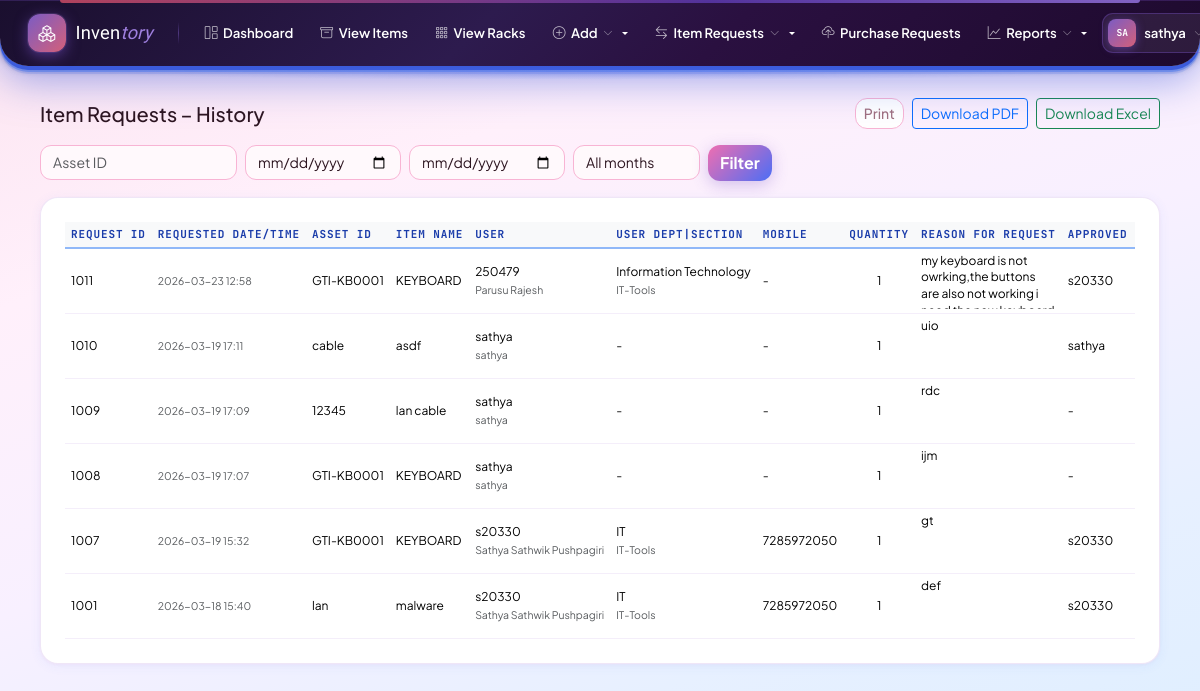
The app's page /item-requests/history/ (signed in) with its own data.
### inventory/models.py (models this page shows, shortened)
class User(AbstractUser):
    REQUIRED_FIELDS = ['email']
    stage = models.PositiveSmallIntegerField(default=1)
    full_name = models.CharField(max_length=200, blank=True, default='')
    mobile_number = models.CharField(max_length=30, blank=True, default='')
    category = models.CharField(
        max_length=50,
        blank=True,
        null=True
    )
    admin_section = models.CharField(
        max_length=100,
        blank=True,
        null=True
    )
    admin_department = models.CharField(
        max_length=100,
        blank=True,
        null=True
    )
    department = models.CharField(
        max_length=100,
        blank=True,
        null=True
    )
    section = models.CharField(
        max_length=100,
        blank=True,
        null=True
    )
    is_active = models.BooleanField(
        default=True,
        help_text='Designates whether this user should be treated as active.'
    )
    def is_stage1(self):
        return self.is_superuser or self.stage == 1
    def can_edit(self):
        return self.is_stage1() or self.is_stage2()
    def can_approve_issue_requests(self):
        return self.is_stage1() or self.is_stage2()
    def can_request_issue(self):
        return True  # all stages allowed
    def can_issue_items(self):
        return self.is_stage1() or self.is_stage2()
    def can_manage_users(self):
        return self.is_stage1()
    def allowed_categories(self):
        if self.is_stage1() or self.is_stage2():
            return [choice[0] for choice in CATEGORY_CHOICES]
        return []  # Stage 3 has no category access
    class Meta:
        verbose_name = 'User'
        verbose_name_plural = 'Users'

class IssueRequest(models.Model):
    STATUS_PENDING = 'pending'
    STATUS_APPROVED = 'approved'
    STATUS_REJECTED = 'rejected'
    STATUS_ISSUED = 'issued'
    STATUS_CONFIRMED = 'confirmed'
    STATUS_CHOICES = [
        (STATUS_PENDING, 'Pending'),
        (STATUS_APPROVED, 'Approved'),
        (STATUS_REJECTED, 'Rejected'),
        (STATUS_ISSUED, 'Issued'),
        (STATUS_CONFIRMED, 'Confirmed'),
    ]
    request_id = models.PositiveIntegerField(unique=True, null=True, blank=True, db_index=True)
    product = models.ForeignKey(Product, on_delete=models.CASCADE, related_name='issue_requests')
    requested_by = models.ForeignKey(User, on_delete=models.CASCADE, related_name='issue_requests_made')
    requested_by_full_name = models.CharField(max_length=200, blank=True, default='')
    requested_by_mobile = models.CharField(max_length=30, blank=True, default='')
    requested_by_department = models.CharField(
        max_length=20,
        choices=DEPARTMENT_CHOICES,
        blank=True,
        null=True,
        help_text='Department of the user who made this request'
    )
    requested_by_section = models.CharField(
        max_length=50,
        choices=ADMIN_SECTION_CHOICES,
        blank=True,
        null=True,
        help_text='Section of the user who made this request'
    )
    quantity = models.PositiveIntegerField(default=1)
    request_reason = models.TextField(blank=True, default='')
    attachment = models.FileField(upload_to='issue_request_files/', null=True, blank=True)
    application_form = models.ForeignKey(
        'PeripheralApplication',
        on_delete=models.SET_NULL,
        null=True,
        blank=True,
        related_name='issue_requests',
        help_text='Printed brochure/application form linked to this request'
    )
    approved_quantity = models.PositiveIntegerField(null=True, blank=True)
    status = models.CharField(max_length=20, choices=STATUS_CHOICES, default=STATUS_PENDING, db_index=True)
    approved_by = models.ForeignKey(User, on_delete=models.SET_NULL, null=True, blank=True, related_name='issue_requests_approved')
    approved_at = models.DateTimeField(null=True, blank=True)
    approved_by_section = models.CharField(
        max_length=50,
        choices=ADMIN_SECTION_CHOICES,
        blank=True,
        null=True,
        help_text='Admin section that approved this request'
    )
    approved_by_department = models.CharField(
        max_length=20,
        choices=DEPARTMENT_CHOICES,
        blank=True,
        null=True,
        help_text='Admin department that approved this request'
    )
    rejected_by = models.ForeignKey(User, on_delete=models.SET_NULL, null=True, blank=True, related_name='issue_requests_rejected')
    rejected_at = models.DateTimeField(null=True, blank=True)
    rejected_by_section = models.CharField(
        max_length=50,
        choices=ADMIN_SECTION_CHOICES,
        blank=True,
        null=True,
        help_text='Admin section that rejected this request'
    )
    rejected_by_department = models.CharField(
        max_length=20,
        choices=DEPARTMENT_CHOICES,
        blank=True,
        null=True,
        help_text='Admin department that rejected this request'
    )
    rejection_reason = models.TextField(blank=True, default='')
    approval_note = models.TextField(blank=True, default='')
    issued_by = models.ForeignKey(User, on_delete=models.SET_NULL, null=True, blank=True, related_name='issue_requests_issued')
    issued_at = models.DateTimeField(null=True, blank=True)
    issued_by_section = models.CharField(
        max_length=50,
        choices=ADMIN_SECTION_CHOICES,
        blank=True,
        null=True,
        help_text='Admin section that issued this item'
    )
    issued_by_department = models.CharField(
        max_length=20,
        choices=DEPARTMENT_CHOICES,
        blank=True,
        null=True,
        help_text='Admin department that issued this item'
    )
    confirmed_by = models.ForeignKey(User, on_delete=models.SET_NULL, null=True, blank=True, related_name='issue_requests_confirmed')
    confirmed_at = models.DateTimeField(null=True, blank=True)
    confirmed_by_department = models.CharField(
        max_length=20,
        choices=DEPARTMENT_CHOICES,
        blank=True,
        null=True,
        help_text='Department of user who confirmed receipt'
    )
    confirmed_by_section = models.CharField(
        max_length=50,
        choices=ADMIN_SECTION_CHOICES,
        blank=True,
        null=True,
        help_text='Section of user who confirmed receipt'
    )
    created_at = models.DateTimeField(auto_now_add=True)
    updated_at = models.DateTimeField(auto_now=True)
    class Meta:
        ordering = ['-created_at']

class Product(models.Model):
    category = models.CharField(max_length=20, choices=CATEGORY_CHOICES, db_index=True)
    asset_id = models.CharField(max_length=100)
    item_code = models.CharField(max_length=100, blank=True, default='')
    item_name = models.CharField(max_length=200)
    cabin_name = models.CharField(max_length=100, blank=True, default='')
    row_number = models.PositiveIntegerField(null=True, blank=True)
    column_number = models.PositiveIntegerField(null=True, blank=True)
    measurement_unit = models.CharField(max_length=20, choices=MEASUREMENT_UNIT_CHOICES, blank=True, default='')
    measurement_value = models.CharField(max_length=200, blank=True, default='')
    location = models.CharField(max_length=200, blank=True, default='')
    quantity_available = models.PositiveIntegerField(default=0)
    requested_count = models.PositiveIntegerField(default=0)
    price = models.DecimalField(max_digits=12, decimal_places=2, null=True, blank=True)
    rack = models.ForeignKey(Rack, on_delete=models.SET_NULL, null=True, blank=True, related_name='products')
    created_at = models.DateTimeField(auto_now_add=True)
    updated_at = models.DateTimeField(auto_now=True)
    class Meta:
        unique_together = [('category', 'asset_id')]
        ordering = ['category', 'asset_id']

### inventory/views.py (the view)
# urls.py: path('item-requests/history/', views.item_requests_history, name='item_requests_history'),
@login_required
def item_requests_history(request):
    if not request.user.can_approve_issue_requests():
        messages.error(request, 'Permission denied.')
        return redirect('inventory:dashboard')
    asset = request.GET.get('asset_id', '').strip()
    from_date = request.GET.get('from', '')
    to_date = request.GET.get('to', '')
    month = request.GET.get('month', '')
    qs = IssueRequest.objects.select_related('product', 'requested_by', 'approved_by', 'rejected_by', 'issued_by', 'confirmed_by').order_by('-created_at')
    if asset:
        qs = qs.filter(product__asset_id__icontains=asset)
    if from_date:
        qs = qs.filter(created_at__date__gte=from_date)
    if to_date:
        qs = qs.filter(created_at__date__lte=to_date)
    if month:
        try:
            qs = qs.filter(created_at__month=int(month))
        except ValueError:
            pass
    return render(request, 'inventory/item_requests_history.html', {
        'records': qs[:500],
        'confirmed_requests': qs[:500],  # Use all requests for the completed requests table
        'asset_id': asset,
        'from_date': from_date,
        'to_date': to_date,
        'search_month': month,
    })

### inventory/templates/inventory/item_requests_history.html (shortened to what this page needs)
{% extends 'inventory/base.html' %}
{% block content %}
<div class="container-fluid">
    <div class="d-flex align-items-center justify-content-between mb-3">
        <h5 class="mb-0">Item Requests – History</h5>
        <div class="d-flex gap-2">
            <button class="btn btn-outline-secondary btn-sm" onclick="window.print()">Print</button>
            <a class="btn btn-outline-primary btn-sm"
               href="{% url 'inventory:item_requests_history_pdf' %}?asset_id={{ asset_id }}&from={{ from_date }}&to={{ to_date }}&month={{ search_month }}">
                Download PDF
            </a>
            <a class="btn btn-outline-success btn-sm"
               href="{% url 'inventory:item_requests_history_excel' %}?asset_id={{ asset_id }}&from={{ from_date }}&to={{ to_date }}&month={{ search_month }}">
                Download Excel
            </a>
        </div>
    </div>
    <form method="get" class="row g-2 mb-3">
        <div class="col-auto">
            <input type="text" name="asset_id" class="form-control" placeholder="Asset ID" value="{{ asset_id }}">
        </div>
        <div class="col-auto">
            <input type="date" name="from" class="form-control" value="{{ from_date }}" placeholder="From">
        </div>
        <div class="col-auto">
            <input type="date" name="to" class="form-control" value="{{ to_date }}" placeholder="To">
        </div>
        <div class="col-auto">
            <select name="month" class="form-select">
                <option value="">All months</option>
            </select>
        </div>
        <div class="col-auto">
            <button type="submit" class="btn btn-primary">Filter</button>
        </div>
    </form>
    <div class="card">
        <div class="card-body">
            <div class="table-responsive">
                <table class="table table-hover align-middle mb-0">
                    <thead>
                        <tr>
                            <th>Request ID</th>
                            <th>Requested Date/Time</th>
                            <th>Asset ID</th>
                            <th>Item Name</th>
                            <th>User</th>
                            <th>User Dept|Section</th>
                            <th>Mobile</th>
                            <th>Quantity</th>
                            <th>Reason for Request</th>
                            <th>Approved By</th>
                        </tr>
                    </thead>
                    <tbody>
                        {% for ir in confirmed_requests %}
                        <tr>
                            <td>{{ ir.requested_id|default:ir.request_id|default:ir.id }}</td>
                            <td class="text-muted small">{{ ir.created_at|date:"Y-m-d H:i" }}</td>
                            <td>{{ ir.product.asset_id }}</td>
                            <td>{{ ir.product.item_name }}</td>
                            <td>{{ ir.requested_by.username }}{% if ir.requested_by_full_name %}<br><span class="text-muted small">{{ ir.requested_by_full_name }}</span>{% endif %}</td>
                            <td>
                                {% if ir.requested_by_department %}
                                    {{ ir.get_requested_by_department_display }}<br>
                                    <span class="text-muted small">{{ ir.get_requested_by_section_display|default:"-" }}</span>
                                {% else %}
                                    -
                                {% endif %}
                            </td>
                            <td>{{ ir.requested_by_mobile|default:"-" }}</td>
                            <td><center>{{ ir.approved_quantity|default:ir.quantity }}</center></td>
                            <td><span class="reason-scroll">{% if ir.request_reason %}{{ ir.request_reason }}{% else %}-{% endif %}</span></td>
                            <td>
                                {{ ir.approved_by.username|default:"-" }}
                            </td>
                        </tr>
                        {% empty %}
                        <tr><td colspan="17" class="text-muted">No completed requests yet.</td></tr>
                        {% endfor %}
                    </tbody>
                </table>
            </div>
        </div>
    </div>
</div>
{% endblock %}

### inventory/templates/inventory/base.html (shortened to what this page needs)
{% load static %}
<!DOCTYPE html>
<html lang="en">
<head>
    <link href="https://cdn.jsdelivr.net/npm/bootstrap@5.3.2/dist/css/bootstrap.min.css" rel="stylesheet">
    <link href="https://cdn.jsdelivr.net/npm/bootstrap-icons@1.11.1/font/bootstrap-icons.css" rel="stylesheet">
</head>
<body>
    {% if user.is_authenticated %}
    <nav class="top-navbar">
        <a href="{% url 'inventory:dashboard' %}" class="nb-brand">
            <div class="nb-brand-icon"><i class="bi bi-boxes"></i></div>
            <span class="nb-brand-name">Inven<span>tory</span></span>
        </a>
        <a class="nb-link" href="{% url 'inventory:dashboard' %}">
            <i class="bi bi-grid-1x2"></i> Dashboard
        </a>
        <a class="nb-link" href="{% url 'inventory:view_items' %}">
            <i class="bi bi-archive"></i> View Items
        </a>
        {% if user.stage == 1 or user.stage == 2 %}
        <a class="nb-link" href="{% url 'inventory:view_racks' %}">
            <i class="bi bi-grid-3x3-gap"></i> View Racks
        </a>
        {% endif %}
        {% if user_can_edit %}
        <div class="dropdown">
            <a class="nb-link dropdown-toggle" href="#" data-bs-toggle="dropdown">
                <i class="bi bi-plus-circle"></i> Add <i class="bi bi-chevron-down"></i>
            </a>
        </div>
        {% endif %}
        {% if user_can_request_issue or user_can_approve_issue_requests or user_can_issue_items %}
        {% if user.stage == 3 %}
        <a class="nb-link" href="{% url 'inventory:issue_requests' %}">
            <i class="bi bi-arrow-left-right"></i> Item Requests
        </a>
        {% else %}
        <div class="dropdown">
            <a class="nb-link dropdown-toggle" href="#" data-bs-toggle="dropdown">
                <i class="bi bi-arrow-left-right"></i> Item Requests <i class="bi bi-chevron-down"></i>
            </a>
        </div>
        {% endif %}
        {% endif %}
        {% if user.stage != 3 %}
        <a class="nb-link" href="{% url 'inventory:management_upload_requests' %}">
            <i class="bi bi-cloud-upload"></i> Purchase Requests
        </a>
        {% endif %}
        {% if user_can_manage_users %}
        <div class="dropdown">
            <a class="nb-link dropdown-toggle" href="#" data-bs-toggle="dropdown">
                <i class="bi bi-graph-up"></i> Reports <i class="bi bi-chevron-down"></i>
            </a>
        </div>
        {% endif %}
        <div class="nb-right">
            <div class="dropdown">
                <a class="nb-user-btn dropdown-toggle" href="#" data-bs-toggle="dropdown">
                    <div class="nb-user-avatar">{{ user.username|slice:":2"|upper }}</div>
                    {{ user.username }}
                    <i class="bi bi-chevron-down"></i>
                </a>
            </div>
        </div>
    </nav>
    {% endif %}
    <main class="{% if user.is_authenticated %}main-wrap{% endif %}">
        {% block content %}{% endblock %}
    </main>
</body>
</html>

### records on screen
User: username "SA", username "sathya"
IssueRequest: requested_id "1011", created_at "2026-03-23 12:58", product.asset_id "GTI-KB0001", product.item_name "KEYBOARD", requested_by.username "250479", requested_by_full_name "Parusu Rajesh", requested_by_department "Information Technology", requested_by_section "IT-Tools", requested_by_mobile "-", approved_quantity "1", request_reason "my keyboard is not owrking,the buttons are also not working i…", approved_by.username "s20330"
IssueRequest: requested_id "1010", created_at "2026-03-19 17:11", product.asset_id "cable", product.item_name "asdf", requested_by.username "sathya", requested_by_full_name "sathya", requested_by_mobile "-", approved_quantity "1", request_reason "uio", approved_by.username "sathya"
IssueRequest: requested_id "1009", created_at "2026-03-19 17:09", product.asset_id "12345", product.item_name "lan cable", requested_by.username "sathya", requested_by_full_name "sathya", requested_by_mobile "-", approved_quantity "1", request_reason "rdc", approved_by.username "-"
IssueRequest: requested_id "1008", created_at "2026-03-19 17:07", product.asset_id "GTI-KB0001", product.item_name "KEYBOARD", requested_by.username "sathya", requested_by_full_name "sathya", requested_by_mobile "-", approved_quantity "1", request_reason "ijm", approved_by.username "-"
IssueRequest: requested_id "1007", created_at "2026-03-19 15:32", product.asset_id "GTI-KB0001", product.item_name "KEYBOARD", requested_by.username "s20330", requested_by_full_name "Sathya Sathwik Pushpagiri", requested_by_department "IT", requested_by_section "IT-Tools", requested_by_mobile "7285972050", approved_quantity "1", request_reason "gt", approved_by.username "s20330"
IssueRequest: requested_id "1001", created_at "2026-03-18 15:40", product.asset_id "lan", product.item_name "malware", requested_by.username "s20330", requested_by_full_name "Sathya Sathwik Pushpagiri", requested_by_department "IT", requested_by_section "IT-Tools", requested_by_mobile "7285972050", approved_quantity "1", request_reason "def", approved_by.username "s20330"
